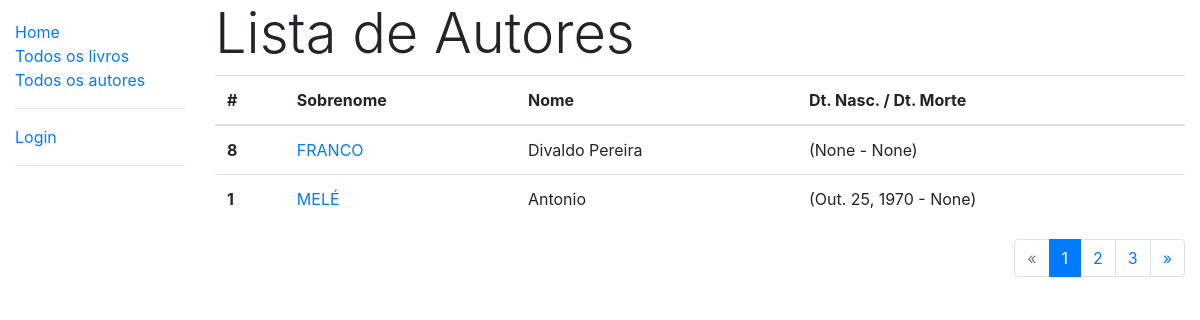
Screenshot of /catalog/authors/ with the database file from the repository.
### catalog/models/author.py (models this page shows, shortened)
class Author(models.Model):
    first_name = models.CharField(
        "Nome",
        max_length=100,
    )
    last_name = models.CharField(
        "Sobrenome",
        max_length=100,
    )
    date_of_birth = models.DateField(
        "Data de Nascimento",
        null=True,
        blank=True,
    )
    date_of_death = models.DateField(
        'Falecimento',
        null=True,
        blank=True,
    )
    class Meta:
        ordering = ['last_name', 'first_name']
        verbose_name = "Autor"
        verbose_name_plural = "Autores"
    def get_absolute_url(self):
        return reverse("author-detail", kwargs={"pk": self.pk})

### catalog/views/AuthorView.py (the view)
# urls.py: path('authors/', AuthorListView.as_view(), name='author'),
class AuthorListView(ListView):
    model = Author
    paginate_by = 2
    def get_queryset(self):
        return Author.objects.all()

### catalog/templates/catalog/author_list.html (shortened to what this page needs)
{% extends 'base_generic.html' %}
{% block content %}
    <h1 class="display-4">Lista de Autores</h1>
    {% if author_list %}
    <table class="table table-hover">
  <thead>
    <tr>
      <th scope="col">#</th>
      <th scope="col">Sobrenome</th>
      <th scope="col">Nome</th>
      <th scope="col">Dt. Nasc. / Dt. Morte</th>
    </tr>
  </thead>
  <tbody>
    {% for author in author_list %}
        <tr>
            <th scope="row">{{ author.id }}</th>
            <td><a href="{{ author.get_absolute_url }}" >{{ author.last_name.upper }}</a></td>
            <td>{{ author.first_name }}</td>
            <td>({{ author.date_of_birth }} - {{ author.date_of_death }})</td>
        </tr>
    {% endfor %}
  </tbody>
</table>
    {% else %}
        <p><b>Não existem autores a serem exibidos</b></p>
    {% endif %}
{% endblock content %}

### rows the page displays
Author: id "8", last_name "FRANCO", first_name "Divaldo Pereira", date_of_birth "None", date_of_death "None"
Author: id "1", last_name "MELÉ", first_name "Antonio", date_of_birth "Out. 25, 1970", date_of_death "None"

### other values shown
{{ pag }} "1"
{{ pag }} "2" "3"
